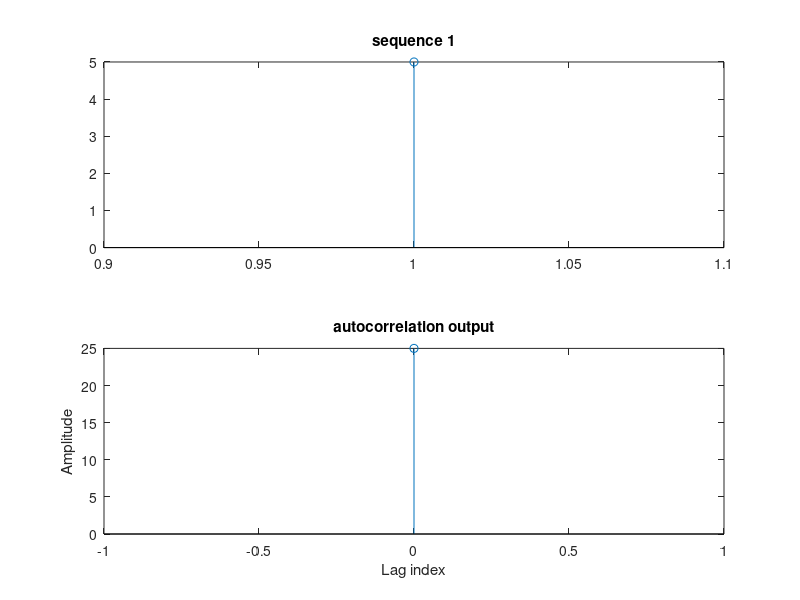

Here is the MATLAB script that generated this plot:
clc;
clear all;
close all;
x=input("type in the reference sequence=");
n=length(x)-1;
r = conv(x,fliplr(x));
disp('autocorrelation sequence r=');
disp(r);
%plot the sequences
subplot(2,1,1)
stem(x);
title('sequence 1');
subplot(2,1,2)
k = -n:n;
stem(k, r);
title('autocorrelation output');
xlabel('Lag index');
ylabel('Amplitude');
